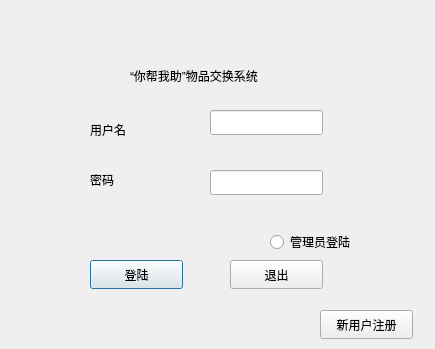
<?xml version="1.0" encoding="UTF-8"?>
<ui version="4.0">
 <class>LoginDig</class>
 <widget class="QDialog" name="LoginDig">
  <property name="geometry">
   <rect>
    <x>0</x>
    <y>0</y>
    <width>435</width>
    <height>349</height>
   </rect>
  </property>
  <property name="windowTitle">
   <string>Dialog</string>
  </property>
  <widget class="QLineEdit" name="userLineEdit">
   <property name="geometry">
    <rect>
     <x>210</x>
     <y>110</y>
     <width>113</width>
     <height>25</height>
    </rect>
   </property>
  </widget>
  <widget class="QPushButton" name="loginBtn">
   <property name="geometry">
    <rect>
     <x>90</x>
     <y>260</y>
     <width>93</width>
     <height>29</height>
    </rect>
   </property>
   <property name="text">
    <string>登陆</string>
   </property>
  </widget>
  <widget class="QLabel" name="label">
   <property name="geometry">
    <rect>
     <x>130</x>
     <y>60</y>
     <width>191</width>
     <height>31</height>
    </rect>
   </property>
   <property name="text">
    <string>“你帮我助”物品交换系统</string>
   </property>
  </widget>
  <widget class="QLabel" name="label_2">
   <property name="geometry">
    <rect>
     <x>90</x>
     <y>120</y>
     <width>69</width>
     <height>20</height>
    </rect>
   </property>
   <property name="text">
    <string>用户名</string>
   </property>
  </widget>
  <widget class="QLabel" name="label_3">
   <property name="geometry">
    <rect>
     <x>90</x>
     <y>170</y>
     <width>69</width>
     <height>20</height>
    </rect>
   </property>
   <property name="text">
    <string>密码</string>
   </property>
  </widget>
  <widget class="QLineEdit" name="pwdLineEdit">
   <property name="geometry">
    <rect>
     <x>210</x>
     <y>170</y>
     <width>113</width>
     <height>25</height>
    </rect>
   </property>
   <property name="echoMode">
    <enum>QLineEdit::Password</enum>
   </property>
  </widget>
  <widget class="QPushButton" name="exitBtn">
   <property name="geometry">
    <rect>
     <x>230</x>
     <y>260</y>
     <width>93</width>
     <height>29</height>
    </rect>
   </property>
   <property name="text">
    <string>退出</string>
   </property>
  </widget>
  <widget class="QPushButton" name="SignUpBtn">
   <property name="geometry">
    <rect>
     <x>320</x>
     <y>310</y>
     <width>93</width>
     <height>29</height>
    </rect>
   </property>
   <property name="text">
    <string>新用户注册</string>
   </property>
  </widget>
  <widget class="QRadioButton" name="radioButton">
   <property name="geometry">
    <rect>
     <x>270</x>
     <y>230</y>
     <width>118</width>
     <height>24</height>
    </rect>
   </property>
   <property name="text">
    <string>管理员登陆</string>
   </property>
  </widget>
 </widget>
 <resources/>
 <connections>
  <connection>
   <sender>exitBtn</sender>
   <signal>clicked()</signal>
   <receiver>LoginDig</receiver>
   <slot>close()</slot>
   <hints>
    <hint type="sourcelabel">
     <x>276</x>
     <y>254</y>
    </hint>
    <hint type="destinationlabel">
     <x>217</x>
     <y>174</y>
    </hint>
   </hints>
  </connection>
 </connections>
 <slots>
  <slot>login_check()</slot>
 </slots>
</ui>
